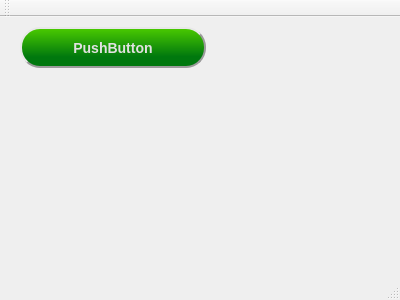
<?xml version="1.0" encoding="UTF-8"?>
<ui version="4.0">
 <class>GameWindow</class>
 <widget class="QMainWindow" name="GameWindow">
  <property name="geometry">
   <rect>
    <x>0</x>
    <y>0</y>
    <width>400</width>
    <height>300</height>
   </rect>
  </property>
  <property name="windowTitle">
   <string>GameWindow</string>
  </property>
  <widget class="QWidget" name="centralWidget">
   <widget class="QPushButton" name="pushButton">
    <property name="geometry">
     <rect>
      <x>20</x>
      <y>10</y>
      <width>186</width>
      <height>41</height>
     </rect>
    </property>
    <property name="styleSheet">
     <string notr="true">QPushButton {
	font: 75 10pt &quot;Arial&quot;;
	color: rgb(225, 225, 225);
	 background-color: qlineargradient(spread:pad, x1:0.517045, y1:1, x2:0.505, y2:0, stop:0.261364 rgba(0, 120, 14, 255), stop:1 rgba(75, 203, 0, 255));
	 border-color: rgb(255, 255, 255);
     border-style: outset;
     border-width: 2px;
     border-radius: 20px;
     border-color: rgb(155, 155, 155);
     font: bold 14px;
     min-width: 10em;
     padding: 6px;
 }

 QPushButton:hover {
	color: rgb(255, 255, 255);
	border-color: grey;
 }

 QPushButton:pressed {
	background-color: qlineargradient(spread:pad, x1:0.517045, y1:1, x2:0.505, y2:0, stop:0.261364 rgba(0, 93, 11, 255), stop:1 rgba(64, 174, 0, 255));
     border-style: inset;
 }</string>
    </property>
    <property name="text">
     <string>PushButton</string>
    </property>
   </widget>
  </widget>
  <widget class="QMenuBar" name="menuBar">
   <property name="geometry">
    <rect>
     <x>0</x>
     <y>0</y>
     <width>400</width>
     <height>21</height>
    </rect>
   </property>
  </widget>
  <widget class="QToolBar" name="mainToolBar">
   <attribute name="toolBarArea">
    <enum>TopToolBarArea</enum>
   </attribute>
   <attribute name="toolBarBreak">
    <bool>false</bool>
   </attribute>
  </widget>
  <widget class="QStatusBar" name="statusBar"/>
 </widget>
 <layoutdefault spacing="6" margin="11"/>
 <resources/>
 <connections/>
</ui>
